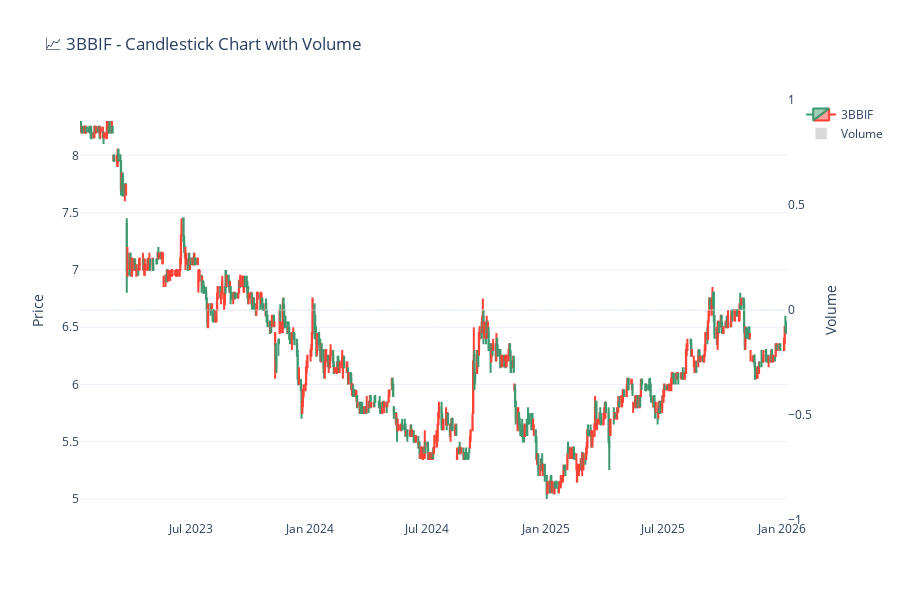

This figure's notebook cell:
### Code cell
import plotly.graph_objects as go

# ✅ สร้างกราฟ Candlestick
fig = go.Figure()

# 🔹 แท่งเทียนราคา
fig.add_trace(go.Candlestick(
    x=df['time'],
    open=df['open_price'],
    high=df['high_price'],
    low=df['low_price'],
    close=df['close_price'],
    name=stock
))

# 🔹 Volume bar (แถบปริมาณการซื้อขาย)
fig.add_trace(go.Bar(
    x=df['time'],
    y=df['volume'],
    marker_color='rgba(128,128,128,0.3)',
    yaxis='y2',
    name='Volume'
))

# ✅ ปรับ layout ให้เหมือน TradingView
fig.update_layout(
    title=f'📈 {stock} - Candlestick Chart with Volume',
    xaxis_rangeslider_visible=False,
    yaxis=dict(title='Price'),
    yaxis2=dict(
        title='Volume',
        overlaying='y',
        side='right',
        showgrid=False
    ),
    height=600,
    template='plotly_white'
)

fig.show()

### Figure 1 — Plotly figure (JSON) as saved in the notebook; plotly's stock layout.template omitted (floating-point values rounded to 4 significant figures; data arrays with more than 128 entries replaced by an {"elided": "..."} marker saying what was removed)
{"data": [{"close": {"elided": "729 float values"}, "high": {"elided": "729 float values"}, "low": {"elided": "729 float values"}, "name": "3BBIF", "open": {"elided": "729 float values"}, "type": "candlestick", "x": {"elided": "729 str values"}}, {"marker": {"color": "rgba(128,128,128,0.3)"}, "name": "Volume", "type": "bar", "x": {"elided": "729 str values"}, "y": {"elided": "729 int values"}, "yaxis": "y2"}], "layout": {"height": 600, "title": {"text": "📈 3BBIF - Candlestick Chart with Volume"}, "xaxis": {"rangeslider": {"visible": false}}, "yaxis": {"title": {"text": "Price"}}, "yaxis2": {"overlaying": "y", "showgrid": false, "side": "right", "title": {"text": "Volume"}}}}
